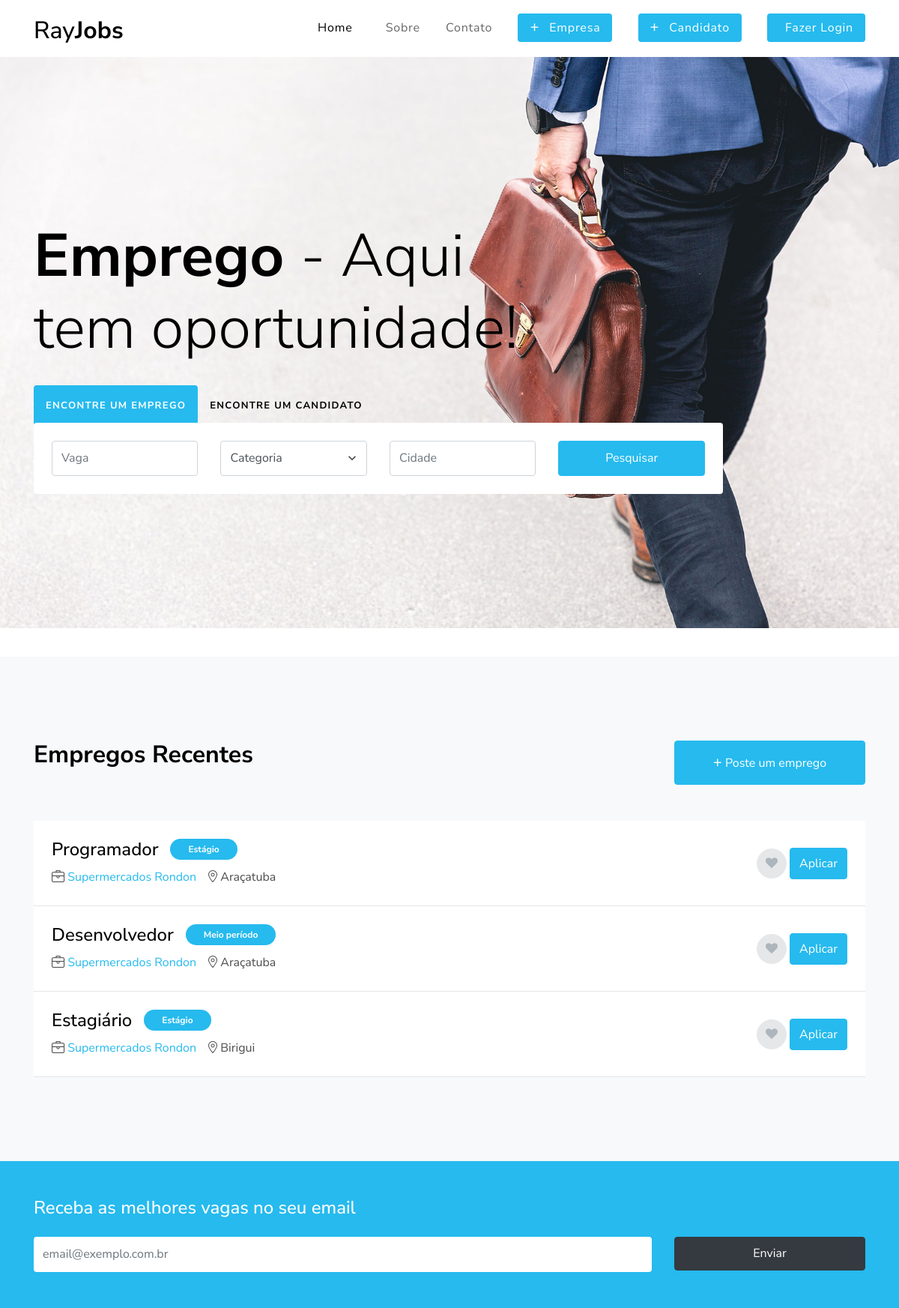
The page / on the database its author committed.
### tables this page shows
CREATE TABLE IF NOT EXISTS `vaga` (
  `id` int(11) NOT NULL AUTO_INCREMENT,
  `cargo` varchar(100) NOT NULL,
  `nome_empresa` varchar(100) NOT NULL,
  `tipo_vaga` varchar(100) NOT NULL,
  `cidade` varchar(100) NOT NULL,
  `descricao` varchar(500) NOT NULL,
  `requisitos` varchar(500) NOT NULL,
  PRIMARY KEY (`id`)
);

### model/vaga.php (called while the page is built, shortened)
<?php
class vaga
{
	function listar()
	{
		$con = get_conexao();
		$sql = $con->prepare('SELECT * FROM vaga ORDER BY id DESC');
		$sql->execute();
		return $sql->fetchAll();
	}
}
?>

### index.php (the view, shortened to what this page needs)
<?php
  require_once 'model/vaga.php';
 ?>
<!DOCTYPE html>
<html lang="pt-br">
  <head>
    <link rel="stylesheet" href="fonts/icomoon/style.css">
    <link rel="stylesheet" href="css/bootstrap.min.css">
    <link rel="stylesheet" href="css/magnific-popup.css">
    <link rel="stylesheet" href="css/jquery-ui.css">
    <link rel="stylesheet" href="css/owl.carousel.min.css">
    <link rel="stylesheet" href="css/owl.theme.default.min.css">
    <link rel="stylesheet" href="css/bootstrap-datepicker.css">
    <link rel="stylesheet" href="css/animate.css">
    <link rel="stylesheet" href="fonts/flaticon/font/flaticon.css">
    <link rel="stylesheet" href="css/fl-bigmug-line.css">
    <link rel="stylesheet" href="css/aos.css">
    <link rel="stylesheet" href="css/style.css">
  </head>
  <body>
  <div class="site-wrap">
    <header class="site-navbar py-1" role="banner">
      <div class="container">
        <div class="row align-items-center">
          <div class="col-6 col-xl-2">
            <h1 class="mb-0"><a href="index.php" class="text-black h2 mb-0">Ray<strong>Jobs</strong></a></h1>
          </div>
          <div class="col-10 col-xl-10 d-none d-xl-block">
            <nav class="site-navigation text-right" role="navigation">
              <ul class="site-menu js-clone-nav mr-auto d-none d-lg-block">
                <li class="active"><a href="index.php">Home</a></li>
                <li class="has-children">
                <li><a href="sobre.php">Sobre</a></li>
                <li><a href="contato.php">Contato</a></li>
                <li><a href="cad_empresa.php"><span class="rounded bg-primary py-2 px-3 text-white"><span class="h5 mr-2">+</span> Empresa</span></a></li>
                <li><a href="cad_candidato.php"><span class="rounded bg-primary py-2 px-3 text-white"><span class="h5 mr-2">+</span> Candidato</span></a></li>
                <li><a href="login.php"><span class="rounded bg-primary py-2 px-3 text-white"><span class="h5 mr-2"></span>Fazer Login</span></a></li>
              </ul>
            </nav>
          </div>
          <div class="col-6 col-xl-2 text-right d-block">
          </div>
        </div>
      </div>
    </header>
    <div class="site-blocks-cover" style="background-image: url(images/hero_bg_1.jpg);" data-aos="fade" data-stellar-background-ratio="0.5">
      <div class="container">
        <div class="row row-custom align-items-center">
          <div class="col-md-10">
            <h1 class="mb-2 text-black w-75"><span class="font-weight-bold">Emprego </span>- Aqui tem oportunidade!</h1>
            <div class="job-search">
              <ul class="nav nav-pills mb-3" id="pills-tab" role="tablist">
                <li class="nav-item">
                  <a class="nav-link active py-3" id="pills-job-tab" data-toggle="pill" href="#pills-job" role="tab" aria-controls="pills-job" aria-selected="true">Encontre um emprego</a>
                </li>
                <li class="nav-item">
                  <a class="nav-link py-3" id="pills-candidate-tab" data-toggle="pill" href="#pills-candidate" role="tab" aria-controls="pills-candidate" aria-selected="false">Encontre um candidato</a>
                </li>
              </ul>
              <div class="tab-content bg-white p-4 rounded" id="pills-tabContent">
                <div class="tab-pane fade show active" id="pills-job" role="tabpanel" aria-labelledby="pills-job-tab">
                  <form action="" method="post">
                    <div class="row">
                      <div class="col-md-6 col-lg-3 mb-3 mb-lg-0">
                        <input type="text" class="form-control" placeholder="Vaga" name="vaga">
                      </div>
                      <div class="col-md-6 col-lg-3 mb-3 mb-lg-0">
                        <div class="select-wrap">
                          <span class="icon-keyboard_arrow_down arrow-down"></span>
                          <select name="" id="" class="form-control">
                            <option value="">Categoria</option>
                          </select>
                        </div>
                      </div>
                      <div class="col-md-6 col-lg-3 mb-3 mb-lg-0">
                        <input type="text" class="form-control form-control-block search-input" id="autocomplete" placeholder="Cidade" onFocus="geolocate()" name="cidade">
                      </div>
                      <div class="col-md-6 col-lg-3 mb-3 mb-lg-0">
                        <input type="submit" class="btn btn-primary btn-block" value="Pesquisar" name="btn_pes_cand">
                      </div>
                    </div>
                  </form>
                </div>
              </div>
            </div>
          </div>
        </div>
      </div>
    </div>
    <div class="site-section bg-light">
      <div class="container">
        <div class="row justify-content-start text-left mb-5">
          <div class="col-md-9" data-aos="fade">
            <h2 class="font-weight-bold text-black">Empregos Recentes</h2>
          </div>
          <div class="col-md-3" data-aos="fade" data-aos-delay="200">
            <a href="cad_empresa.php" class="btn btn-primary py-3 btn-block"><span class="h5">+</span> Poste um emprego </a>
          </div>
        </div>
    <?php
      $vaga = new vaga();
      if (isset($_POST['btn_pes_cand']))
      {
        $lista = $vaga->listarPesquisa($_POST['vaga'], $_POST['cidade']);
      }else
      {
        $lista = $vaga->listar();
      }
      foreach ($lista as $linha => $coluna) {
        echo '<div class="row" data-aos="fade">
         <div class="col-md-12">
           <div class="job-post-item bg-white p-4 d-block d-md-flex align-items-center">
              <div class="mb-4 mb-md-0 mr-5">
               <div class="job-post-item-header d-flex align-items-center">
                 <h2 class="mr-3 text-black h4">'.$coluna['cargo'].'</h2>
                 <div class="badge-wrap">
                  <span class="bg-primary text-white badge py-2 px-4">'.$coluna['tipo_vaga'].'</span>
                 </div>
               </div>
               <div class="job-post-item-body d-block d-md-flex">
                 <div class="mr-3"><span class="fl-bigmug-line-portfolio23"></span> <a href="#">'.$coluna['nome_empresa'].'</a></div>
                 <div><span class="fl-bigmug-line-big104"></span> <span>'.$coluna['cidade'].'</span></div>
               </div>
              </div>
              <div class="ml-auto">
                <a href="#" class="btn btn-secondary rounded-circle btn-favorite text-gray-500"><span class="icon-heart"></span></a>
                <a href="job-single.html" class="btn btn-primary py-2">Aplicar</a>
              </div>
           </div>
         </div>
        </div>';
      }
    ?>
    </div>
   </div>
    <div class="py-5 bg-primary">
      <div class="container">
        <div class="row">
          <div class="col-md-12">
            <h2 class="text-white h4 font-weihgt-normal mb-4">Receba as melhores vagas no seu email</h2>
          </div>
        </div>
        <form action="" class="row">
          <div class="col-md-9">
            <input type="text" class="form-control border-0 mb-3 mb-md-0" placeholder="email@exemplo.com.br">
          </div>
          <div class="col-md-3">
            <input type="submit" value="Enviar" class="btn btn-dark btn-block" style="height: 45px;">
          </div>
        </form>
      </div>
    </div>
 </div>
  </body>
</html>

### css/fl-bigmug-line.css (style rules this page uses)
.fl-bigmug-line-ico, [class^="fl-bigmug-line-"]:before, [class*=" fl-bigmug-line-"]:before, [class^="fl-bigmug-line-"]:after, [class*=" fl-bigmug-line-"]:after { font-family: 'fl-bigmug-line'; font-size: inherit; font-weight: 400; font-style: normal; -webkit-font-smoothing: antialiased; -moz-osx-font-smoothing: grayscale; }
.fl-bigmug-line-big104:before { content: "\e00b"; }
.fl-bigmug-line-portfolio23:before { content: "\e08a"; }

### rows shown on the page
vaga: cargo "Programador", tipo_vaga "Estágio", nome_empresa "Supermercados Rondon", cidade "Araçatuba"
vaga: cargo "Desenvolvedor", tipo_vaga "Meio período", nome_empresa "Supermercados Rondon", cidade "Araçatuba"
vaga: cargo "Estagiário", tipo_vaga "Estágio", nome_empresa "Supermercados Rondon", cidade "Birigui"
